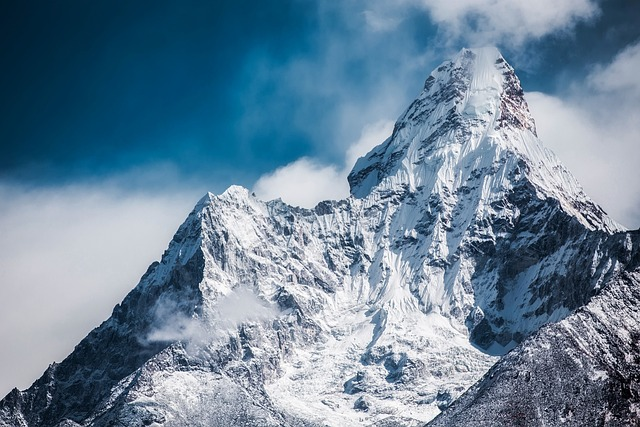
#> input picture experiments/mountain.jpg, 640 x 427 px
$ python -i preproc.py   (imports and definitions only)
#> lines starting #> are read from the running program, lines starting #| are printed output that depends on the picture
from __future__ import annotations
from typing import TYPE_CHECKING
if TYPE_CHECKING:
    from type_hints import GrayImage

import numpy as np
import cv2 as cv


# Convolution kernel used for the Laplacian of Gaussian operation
log_kernel = np.array([
    [  0,   2,   2,   4,   4,   4,   2,   2,   0],
    [  2,   4,   8,  10,  10,  10,   8,   4,   2],
    [  2,   8,  10,   6,   0,   6,  10,   8,   2],
    [  4,  10,   6, -24, -48, -24,   6,  10,   4],
    [  4,  10,   0, -48, -80, -48,   0,  10,   4],
    [  4,  10,   6, -24, -48, -24,   6,  10,   4],
    [  2,   8,  10,   6,   0,   6,  10,   8,   2],
    [  2,   4,   8,  10,  10,  10,   8,   4,   2],
    [  0,   2,   2,   4,   4,   4,   2,   2,   0]
])

# Kernel used for morphological erosion
structuring_element = cv.getStructuringElement(cv.MORPH_CROSS, (3, 3))


# [20 lines that did not run here, left out]


# [28 lines that did not run here, left out]

>>> import cv2
>>> picture = cv2.imread('../experiments/mountain.jpg', cv2.IMREAD_GRAYSCALE)
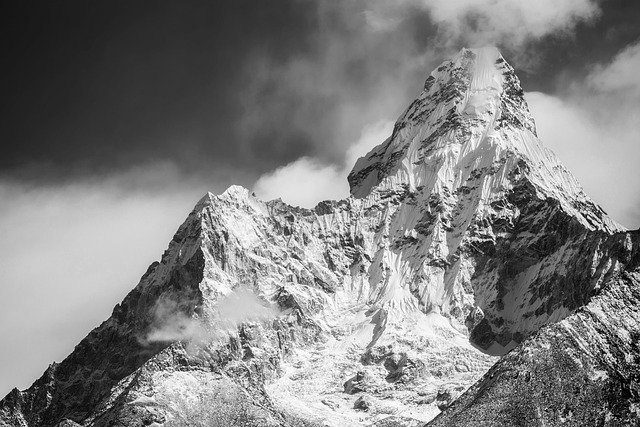
#> picture: shape (427, 640); min 0, max 255, mean 127.8
#> (the run stopped early here; a loop or call above may not have finished)
